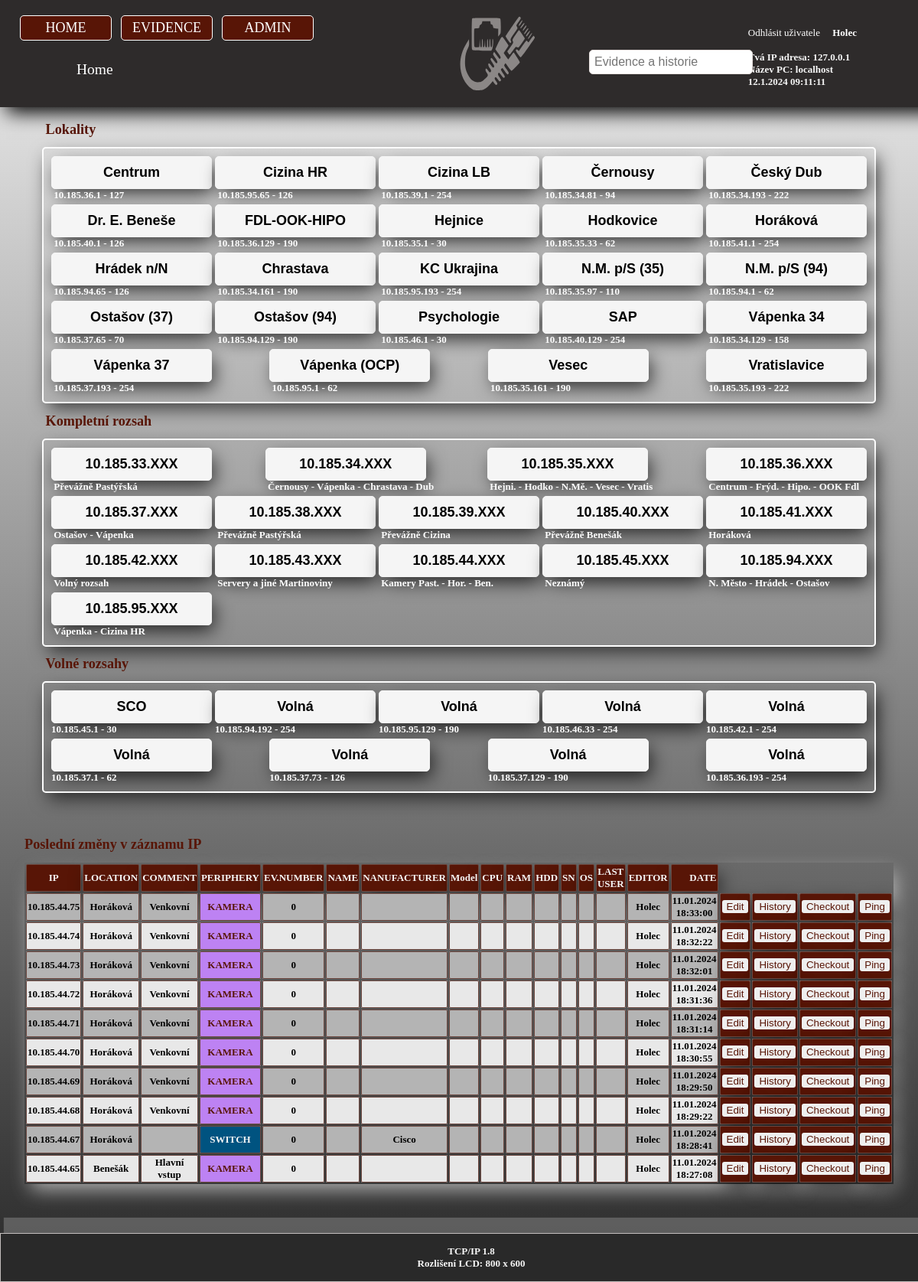
/index.php (signed in), run on the app's committed database.
### tables this page shows
CREATE TABLE `evidence` (
  `id_evidence` smallint(5) UNSIGNED NOT NULL,
  `ip` varchar(45) NOT NULL,
  `ip1` tinyint(3) UNSIGNED NOT NULL,
  `ip2` tinyint(3) UNSIGNED NOT NULL,
  `ip3` tinyint(3) UNSIGNED NOT NULL,
  `ip4` tinyint(3) UNSIGNED NOT NULL,
  `m1` tinyint(3) UNSIGNED NOT NULL,
  `m2` tinyint(3) UNSIGNED NOT NULL,
  `m3` tinyint(3) UNSIGNED NOT NULL,
  `m4` tinyint(3) UNSIGNED NOT NULL,
  `g1` tinyint(3) UNSIGNED NOT NULL,
  `g2` tinyint(3) UNSIGNED NOT NULL,
  `g3` tinyint(3) UNSIGNED NOT NULL,
  `g4` tinyint(3) UNSIGNED NOT NULL,
  `r1` tinyint(3) UNSIGNED NOT NULL,
  `r2` tinyint(3) UNSIGNED NOT NULL,
  `location` char(50) NOT NULL,
  `comment` tinytext NOT NULL,
  `periphery` char(50) NOT NULL,
  `evnumber` smallint(5) DEFAULT '0',
  `name` varchar(40) NOT NULL,
  `manufacturer` tinytext NOT NULL,
  `model` tinytext NOT NULL,
  `cpu` tinytext NOT NULL,
  `ram` tinytext NOT NULL,
  `hdd` text NOT NULL,
  `sn` tinytext NOT NULL,
  `win` tinytext NOT NULL,
  `lastuser` tinytext NOT NULL,
  `editor` char(20) NOT NULL,
  `date` timestamp NOT NULL DEFAULT CURRENT_TIMESTAMP,
  `status` varchar(3) NOT NULL
);

### index.php (the view, shortened to what this page needs)
<?php
include 'connection_database.php';
$ipaddress = $_SERVER['REMOTE_ADDR'];
$dotaz = $connection->prepare("SELECT ip,ip1,ip2,ip3,ip4,m1,m2,m3,m4,g1,g2,g3,g4,r1,r2,location,comment,periphery,evnumber,name,manufacturer,model,cpu,ram,hdd,sn,win,lastuser,editor,DATE_FORMAT(date, '%d.%m.%Y %H:%i:%s'),status from `evidence`  where ip='$ipaddress'");
$dotaz->bind_result($ip,$ip1,$ip2,$ip3,$ip4,$m1,$m2,$m3,$m4,$g1,$g2,$g3,$g4,$r1,$r2, $location, $comment, $periphery, $evnumber, $name, $manufacturer, $model, $cpu, $ram, $hdd, $sn, $win, $lastuser, $editor, $date, $status);
?>
<!DOCTYPE html>
<head>
  <link rel="stylesheet" href="../Img/style.css">
</head>
<body>
  <div>
    <header>Home </header>
    <nav><?php include "menu.php"; ?></nav>
    <?
include ('flag.php');
    echo "<div id='hiddenDiv'>";
    echo "<table>";
    echo "</table></div></div>";
    ?>
    <?php
    include 'connection_database.php';
    $dotaz = $connection->prepare("SELECT ip,ip1,ip2,ip3,ip4,m1,m2,m3,m4,g1,g2,g3,g4,r1,r2,location,comment,periphery,evnumber,name,manufacturer,model,cpu,ram,hdd,sn,win,lastuser,editor,DATE_FORMAT(date, '%d.%m.%Y %H:%i:%s'),status from evidence ORDER BY date desc limit 10;");
    $dotaz->bind_result($ip,$ip1,$ip2,$ip3,$ip4,$m1,$m2,$m3,$m4,$g1,$g2,$g3,$g4,$r1,$r2, $location, $comment, $periphery, $evnumber, $name, $manufacturer, $model, $cpu, $ram, $hdd, $sn, $win, $lastuser, $editor, $date, $status);
    $dotaz->execute();
    echo "<div class='table_offline'>";
    echo " <div id='io'> <h1>Poslední změny v záznamu IP</h1>";
    echo "<table>";
    echo "<thead><tr><th>IP</th><th>LOCATION</th><th>COMMENT</th><th>PERIPHERY</th><th>EV.NUMBER</th><th>NAME</th><th>NANUFACTURER</th><th>Model</th><th>CPU</th><th>RAM</th><th>HDD</th><th>SN</th><th>OS</th><th>LAST USER</th><th>EDITOR</th><th>DATE</th></tr><thead>\n";
    while ($dotaz->fetch()) {
     echo "<tbody><tr><td>$ip</td></td>
    <td>$location</td><td>$comment</td>";
      include 'periphery.php';
      echo "</td><td>$evnumber</td><td>$name</td><td>$manufacturer</td><td>$model</td><td>$cpu</td><td>$ram</td><td>$hdd</td><td>$sn</td><td>$win</td><td>$lastuser</td><td>$editor</td><td>$date</td>
      <th><form method='post' action='edit.php?ip=$ip&ip1=$ip1&ip2=$ip2&ip3=$ip3&ip4=$ip4&m1=$m1&m2=$m2&m3=$m3&m4=$m4&g1=$g1&g2=$g2&g3=$g3&g4=$g4&r1=$r1&r2=$r2&location=$location'>
      <input class='color-button-tab' type='submit' name='submit_button_history' value='Edit'>
    </form> </th>
      <th><form method='post' action='history.php?ip=$ip&ip1=$ip1&ip2=$ip2&ip3=$ip3&ip4=$ip4&m1=$m1&m2=$m2&m3=$m3&m4=$m4&g1=$g1&g2=$g2&g3=$g3&g4=$g4&r1=$r1&r2=$r2&location=$location'>
      <input class='color-button-tab' type='submit' name='submit_button_history' value='History'>
    </form> </th>
    <th><form method='post' action='index.php?ip=$ip&ip1=$ip1&ip2=$ip2&ip3=$ip3&ip4=$ip4&m1=$m1&m2=$m2&m3=$m3&m4=$m4&g1=$g1&g2=$g2&g3=$g3&g4=$g4&r1=$r1&r2=$r2&location=$location'>
    <input class='color-button-tab' type='submit' name='submit_button_checkout' value='Checkout'>
  </form> </th>
  <th><form method='post' action='index.php?ip=$ip&ip1=$ip1&ip2=$ip2&ip3=$ip3&ip4=$ip4&m1=$m1&m2=$m2&m3=$m3&m4=$m4&g1=$g1&g2=$g2&g3=$g3&g4=$g4&r1=$r1&r2=$r2&location=$location'>
    <input class='color-button-tab' type='submit' name='submit_button_ping' value='Ping'>
  </form> </th></tr></div></tbody>\n";
    }
    echo "<br><br><br><br><br><br><br><br>";
    ?>
</body>
<footer><?php include "footer.php"; ?></footer>

### periphery.php
<?
if ($periphery == "SWITCH") {
  echo "<td class='per-switch'>$periphery</td>";
      } elseif ($periphery == "TISK") {
        echo "<td class='per-tisk'><a href='http://$ip' target='blank'>$periphery</td></style></a>";
      } elseif ($periphery == "PC") {
        echo "<td class='per-pc'>$periphery</td>";
      } elseif ($periphery == "KAMERA") {
        echo "<td class='per-kamera'><a href='http://$ip' target='blank'>$periphery</td></a>";
      } elseif ($periphery == "BRÁNA") {
        echo "<td class='per-brana'>$periphery</td>";
      } elseif ($periphery == "NEZNÁMÉ") {
        echo "<td class='per-nezname'>$periphery</td>";
      } elseif ($periphery == "SÍŤ") {
        echo "<td class='per-sit'>$periphery</td>";
      } elseif ($periphery == "BROADCAST") {
        echo "<td class='per-broadcast'>$periphery</td>";
      } elseif ($periphery == "DHCP") {
        echo "<td class='per-dhcp'>$periphery</td>";
      } elseif ($periphery == "NAS") {
        echo "<td class='per-nas'><a href='http://$ip' target='blank'>$periphery</td>";
      }elseif ($periphery == "IP TELEFON") {
        echo "<td class='per-ip-telefon'><a href='http://$ip' target='blank'>$periphery</td>";
      } elseif ($periphery == "NVR") {
        echo "<td class='per-nvr'><a href='http://$ip' target='blank'>$periphery</td>";
      } elseif ($periphery == "SCO") {
        echo "<td class='per-sco'>$periphery</td>";
      }  elseif ($periphery == "ZAPŮJČENÁ IP") {
        echo "<td class='per-zapujcena-ip'>$periphery</td>";
      }  elseif ($periphery == "SERVER") {
        echo "<td class='per-server'>$periphery</td>";
       } elseif ($periphery == "EKV") {
        echo "<td class='per-ekv'>$periphery</td>";
      }elseif ($periphery == "EPYGI") {
        echo "<td class='per-epygi'>$periphery</td>";
      }elseif ($periphery == "") {
        echo "<td class='per-neurceno'>Neurčeno</td>";
      }elseif ($periphery == "VOLNÁ") {
        echo "<td class='per-volna'>$periphery</td>";
      }
      elseif ($periphery == "NOTEBOOK") {
        echo "<td class='per-notebook'>$periphery</td>";
      }
      ?>

### Css/style.css (style rules this page uses)
body { margin:0px 0px; background-image: linear-gradient(to bottom, #f0f0f0,#292929); background-repeat: no-repeat; background-attachment: fixed; font-family: calibri; font-size: small }
body > div { margin: 0; padding: 0; height: 100%; }
header { width: 100%;height: 60px; padding-top:80px ; padding-left: 100px; background-color: #2e2b2b; color: white;position: fixed; font-size: 1.5em;z-index: 2; box-shadow: 5px 10px 24px -3px rgba(0,0,0,1.75); }
nav { width: 100%; padding: 20px 20px; position: fixed;font-size: 18px;z-index: 2; }
h1,h2,h3 { color: #581506; }
h1 { font-size: 1.4em; }
a { text-decoration: none; color: #581506; }
table { z-index: 1; width: 100%; box-shadow: 5px 10px 24px -3px rgba(238, 238, 238, 0.65); font-size: small; }
.table_offline { position: relative; margin: auto; display: flex; align-items: center; justify-content: center; }
th, td { border: 1px solid rgb(110,73,65); border-radius: 2px; text-align: center; }
th, th a { box-shadow: 5px 10px 24px -3px rgba(0,0,0,0.65); background-color: #581506; color:whitesmoke; }
th:last-child, td:last-child { text-align: right; }
.color-button-tab { border: #2e2b2b; border-radius: 3px; margin: 1px; color: #581506; cursor: pointer; text-align: center; }
tbody:nth-child(odd) tr:nth-child(odd) { background-color: rgb(180, 180, 180); }
tbody:nth-child(even) tr:nth-child(odd) { background-color: rgb(232, 232, 232); }
#io { padding-top: 30px; padding-left: 50px; padding-right: 50px; }
.per-switch { background-color: rgb(0, 83, 128); color:whitesmoke; }
.per-kamera { background-color: #bd82f3; color:rgb(0, 0, 0); }

### data on the page
evidence: ip "10.185.44.75", location "Horáková", comment "Venkovní", periphery "KAMERA", evnumber "0", editor "Holec", date "11.01.2024 18:33:00"
evidence: ip "10.185.44.74", location "Horáková", comment "Venkovní", periphery "KAMERA", evnumber "0", editor "Holec", date "11.01.2024 18:32:22"
evidence: ip "10.185.44.73", location "Horáková", comment "Venkovní", periphery "KAMERA", evnumber "0", editor "Holec", date "11.01.2024 18:32:01"
evidence: ip "10.185.44.72", location "Horáková", comment "Venkovní", periphery "KAMERA", evnumber "0", editor "Holec", date "11.01.2024 18:31:36"
evidence: ip "10.185.44.71", location "Horáková", comment "Venkovní", periphery "KAMERA", evnumber "0", editor "Holec", date "11.01.2024 18:31:14"
evidence: ip "10.185.44.70", location "Horáková", comment "Venkovní", periphery "KAMERA", evnumber "0", editor "Holec", date "11.01.2024 18:30:55"
evidence: ip "10.185.44.69", location "Horáková", comment "Venkovní", periphery "KAMERA", evnumber "0", editor "Holec", date "11.01.2024 18:29:50"
evidence: ip "10.185.44.68", location "Horáková", comment "Venkovní", periphery "KAMERA", evnumber "0", editor "Holec", date "11.01.2024 18:29:22"
evidence: ip "10.185.44.67", location "Horáková", periphery "SWITCH", evnumber "0", manufacturer "Cisco", editor "Holec", date "11.01.2024 18:28:41"
evidence: ip "10.185.44.65", location "Benešák", comment "Hlavní vstup", periphery "KAMERA", evnumber "0", editor "Holec", date "11.01.2024 18:27:08"

### other printed values
$_SESSION["username"] "Holec"
$ipaddress "127.0.0.1"
$hostnamee "localhost"
